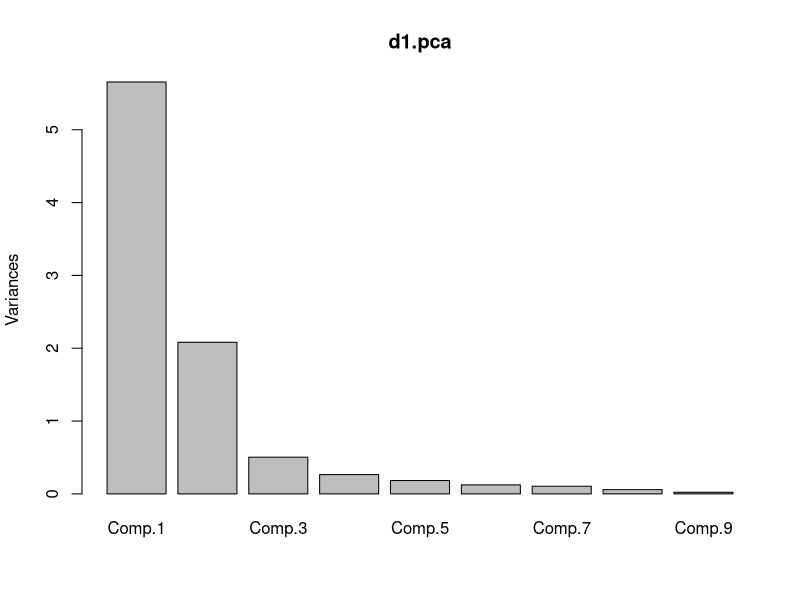
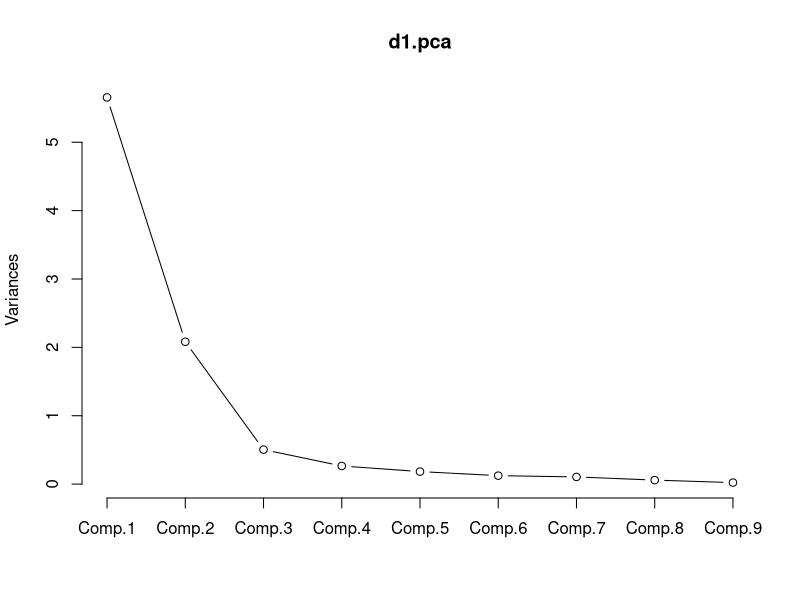

Write R code to recreate these figures, in order.
# loading the data
data(mtcars)
head(mtcars)

# drop the categorical features
d1 <- mtcars[, c(1: 7, 10, 11)]
head(d1)

# applying the pca
d1.pca <- princomp(d1, cor = TRUE, score = TRUE)
summary(d1.pca)
plot(d1.pca)

# scree plot
plot(d1.pca, type = "l")

d1.pca$loadings

# transformed dataset
d2 <- d1.pca$scores
head(d2)

# for svd
A = as.matrix(data.frame(c(3, 1, 1), c(-1, 3, 1)))
A
A.svd <- svd(A)
A.svd

# svd step by step
AtA <- t(A) %*% A
AtA
AtA.e <- eigen(AtA)
V.mat <- AtA.e$vectors
V.mat
V.mat[, 1: 2] <- V.mat[, 1: 2] * -1
V.mat

AAt <- A %*% t(A)
AAt
AAt.e <- eigen(AAt)
U.mat <- AAt.e$vectors
U.mat
U.mat <- U.mat[, 1: 2]
U.mat

r <- sqrt(AtA.e$values)
r
r <- r * diag(length(r))[, 1: 2]
r

svd.matrix <- U.mat %*% r %*% t(V.mat)
svd.matrix